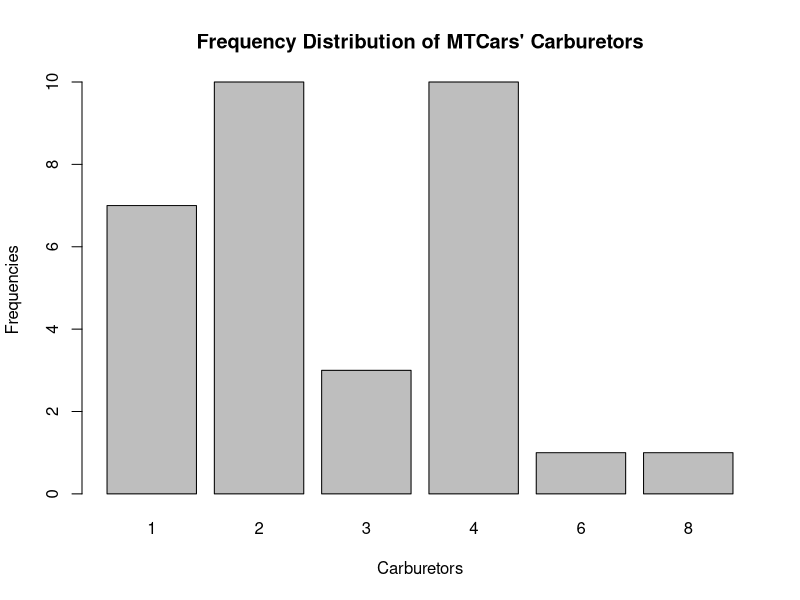
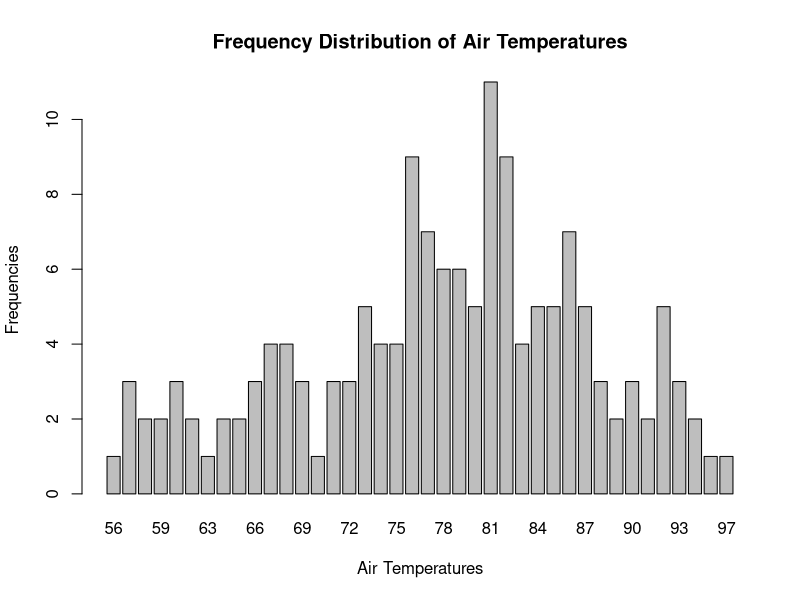
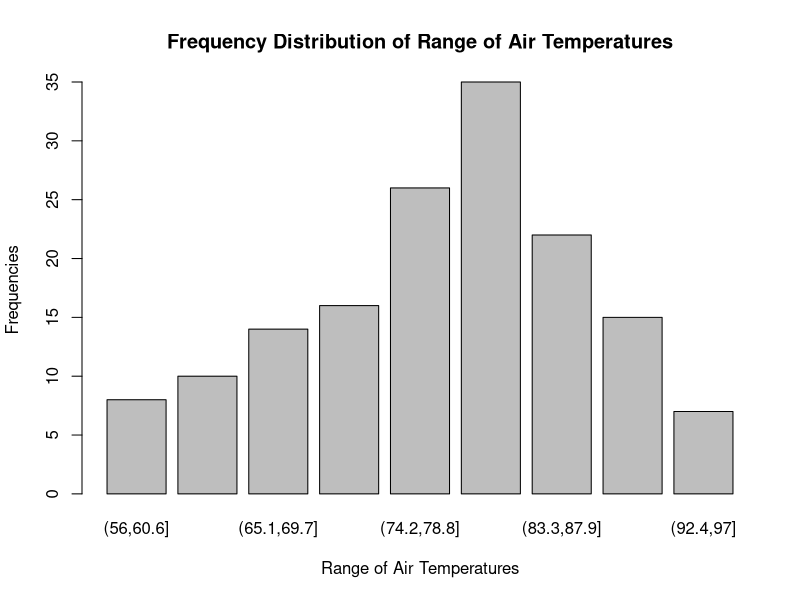

These charts were generated, in order, by the following R code:
# Load the datasets package
packages <- "datasets"  

# Loading the MTCars Dataset
head(mtcars)

# Finding the unique values of carburetors
u1 <- unique(mtcars$carb) 
cat("Carburetors:", u1, "\n")

# Build a contingency table of the counts/frequencies at each value/level
t1 <- table(mtcars$carb)

# Frequency Distribution of MTCars Carburetors
barplot(t1, xlab = "Carburetors", ylab = "Frequencies", main = "Frequency Distribution of MTCars' Carburetors")

# Loading the Air Quality Dataset
head(airquality)

# Finding the unique values of Temperatures
u2 <- unique(airquality$Temp) 
cat("Air Quality's Temperatures:", u2, "\n")

# Build a contingency table of the counts/frequencies at each value/level
t2 <- table(airquality$Temp)

# Frequency Distribution of Temperatures
barplot(t2, xlab = "Air Temperatures", ylab = "Frequencies", main = "Frequency Distribution of Air Temperatures")

# Build a contingency table for the range of temperatures and their counts/frequencies
t3 <- table(cut(airquality$Temp, 9))

# Frequency Distribution of the range of Air Temperatures
barplot(t3, xlab = "Range of Air Temperatures", ylab = "Frequencies", main = "Frequency Distribution of Range of Air Temperatures")
